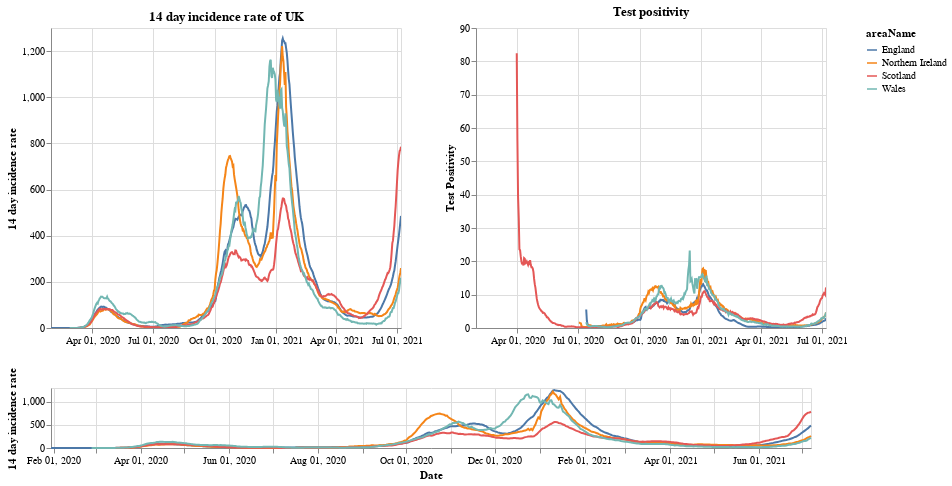

Source (notebook cell):
### Markdown cell above
# Plots

First a plot with each country in the UK. The top right shows the positivity rate for (which is the percentage of registered tests which were positive) while the top left is the 14 day incidence rate. The bottom chart can be used to select the timeframe (does not work on a mobile device).

### Code cell
#collapse
brush = alt.selection(type='interval', name='DateBrush',encodings=['x'],fields=['Time'])
leg_selection = alt.selection_multi(fields=['areaName'], bind='legend')

base = alt.Chart(uk_cases).mark_line().encode(
    x=alt.X("yearmonthdate(date):T", axis=alt.Axis(title='Date')),
    y=alt.Y("twoWeeklyCasesRate:Q", axis=alt.Axis(title='14 day incidence rate')),
    tooltip=['areaName', 'date','twoWeeklyCasesRate', 'testPositivity'],
    color='areaName',
    opacity=alt.condition(leg_selection, alt.value(2), alt.value(0.1))
).add_selection(leg_selection).properties(width=350)

upper = base.encode(alt.X('yearmonthdate(date):T', axis=alt.Axis(title=''),
                         scale=alt.Scale(domain=brush))
                   ).properties(title=f'14 day incidence rate of UK')
upper_right = upper.encode(alt.Y('testPositivity:Q', axis=alt.Axis(title='Test Positivity'))).properties(title='Test positivity')
lower = base.properties(height=60, width = 760).add_selection(brush)

(upper | upper_right) & lower

### Figure 1 — Vega-Lite specification as saved in the notebook (floating-point values rounded to 4 significant figures; data arrays with more than 128 entries replaced by an {"elided": "..."} marker saying what was removed)
{"config": {"view": {"continuousWidth": 400, "continuousHeight": 300}}, "vconcat": [{"hconcat": [{"mark": "line", "encoding": {"color": {"type": "nominal", "field": "areaName"}, "opacity": {"condition": {"value": 2, "selection": "selector001"}, "value": 0.1}, "tooltip": [{"type": "nominal", "field": "areaName"}, {"type": "temporal", "field": "date"}, {"type": "quantitative", "field": "twoWeeklyCasesRate"}, {"type": "quantitative", "field": "testPositivity"}], "x": {"type": "temporal", "axis": {"title": ""}, "field": "date", "scale": {"domain": {"selection": "DateBrush"}}, "timeUnit": "yearmonthdate"}, "y": {"type": "quantitative", "axis": {"title": "14 day incidence rate"}, "field": "twoWeeklyCasesRate"}}, "selection": {"selector001": {"type": "multi", "fields": ["areaName"], "bind": "legend"}}, "title": "14 day incidence rate of UK", "width": 350}, {"mark": "line", "encoding": {"color": {"type": "nominal", "field": "areaName"}, "opacity": {"condition": {"value": 2, "selection": "selector001"}, "value": 0.1}, "tooltip": [{"type": "nominal", "field": "areaName"}, {"type": "temporal", "field": "date"}, {"type": "quantitative", "field": "twoWeeklyCasesRate"}, {"type": "quantitative", "field": "testPositivity"}], "x": {"type": "temporal", "axis": {"title": ""}, "field": "date", "scale": {"domain": {"selection": "DateBrush"}}, "timeUnit": "yearmonthdate"}, "y": {"type": "quantitative", "axis": {"title": "Test Positivity"}, "field": "testPositivity"}}, "selection": {"selector001": {"type": "multi", "fields": ["areaName"], "bind": "legend"}}, "title": "Test positivity", "width": 350}]}, {"mark": "line", "encoding": {"color": {"type": "nominal", "field": "areaName"}, "opacity": {"condition": {"value": 2, "selection": "selector001"}, "value": 0.1}, "tooltip": [{"type": "nominal", "field": "areaName"}, {"type": "temporal", "field": "date"}, {"type": "quantitative", "field": "twoWeeklyCasesRate"}, {"type": "quantitative", "field": "testPositivity"}], "x": {"type": "temporal", "axis": {"title": "Date"}, "field": "date", "timeUnit": "yearmonthdate"}, "y": {"type": "quantitative", "axis": {"title": "14 day incidence rate"}, "field": "twoWeeklyCasesRate"}}, "height": 60, "selection": {"selector001": {"type": "multi", "fields": ["areaName"], "bind": "legend"}, "DateBrush": {"type": "interval", "encodings": ["x"], "fields": ["Time"]}}, "width": 760}], "data": {"name": "data-0c146ba45d90c0a5a2407407709d9398"}, "$schema": "https://vega.github.io/schema/vega-lite/v4.8.1.json", "datasets": {"data-0c146ba45d90c0a5a2407407709d9398": {"elided": "2008 records"}}}
